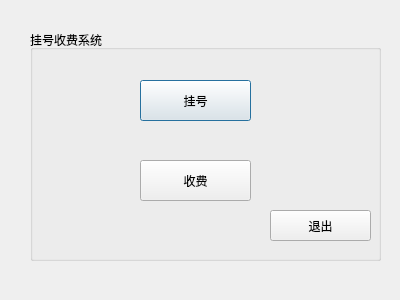
<?xml version="1.0" encoding="UTF-8"?>
<ui version="4.0">
 <class>guahaoshoufei</class>
 <widget class="QDialog" name="guahaoshoufei">
  <property name="geometry">
   <rect>
    <x>0</x>
    <y>0</y>
    <width>400</width>
    <height>300</height>
   </rect>
  </property>
  <property name="windowTitle">
   <string>Dialog</string>
  </property>
  <widget class="QGroupBox" name="groupBox">
   <property name="geometry">
    <rect>
     <x>30</x>
     <y>30</y>
     <width>351</width>
     <height>231</height>
    </rect>
   </property>
   <property name="title">
    <string>挂号收费系统</string>
   </property>
   <widget class="QPushButton" name="pushButton">
    <property name="geometry">
     <rect>
      <x>110</x>
      <y>50</y>
      <width>111</width>
      <height>41</height>
     </rect>
    </property>
    <property name="text">
     <string>挂号</string>
    </property>
   </widget>
   <widget class="QPushButton" name="pushButton_2">
    <property name="geometry">
     <rect>
      <x>110</x>
      <y>130</y>
      <width>111</width>
      <height>41</height>
     </rect>
    </property>
    <property name="text">
     <string>收费</string>
    </property>
   </widget>
   <widget class="QPushButton" name="pushButton_3">
    <property name="geometry">
     <rect>
      <x>240</x>
      <y>180</y>
      <width>101</width>
      <height>31</height>
     </rect>
    </property>
    <property name="text">
     <string>退出</string>
    </property>
   </widget>
  </widget>
 </widget>
 <resources/>
 <connections>
  <connection>
   <sender>pushButton_3</sender>
   <signal>clicked()</signal>
   <receiver>guahaoshoufei</receiver>
   <slot>close()</slot>
   <hints>
    <hint type="sourcelabel">
     <x>316</x>
     <y>230</y>
    </hint>
    <hint type="destinationlabel">
     <x>322</x>
     <y>279</y>
    </hint>
   </hints>
  </connection>
 </connections>
</ui>
